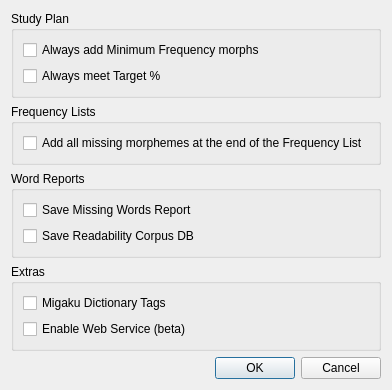
<?xml version="1.0" encoding="UTF-8"?>
<ui version="4.0">
 <class>ReadabilitySettingsDialog</class>
 <widget class="QDialog" name="ReadabilitySettingsDialog">
  <property name="geometry">
   <rect>
    <x>0</x>
    <y>0</y>
    <width>377</width>
    <height>340</height>
   </rect>
  </property>
  <property name="windowTitle">
   <string>Advanced Settings</string>
  </property>
  <property name="sizeGripEnabled">
   <bool>false</bool>
  </property>
  <property name="modal">
   <bool>true</bool>
  </property>
  <layout class="QVBoxLayout" name="verticalLayout_3">
   <item>
    <widget class="QGroupBox" name="studyPlanGroup">
     <property name="title">
      <string>Study Plan</string>
     </property>
     <layout class="QVBoxLayout" name="verticalLayout">
      <item>
       <widget class="QCheckBox" name="alwaysAddMinimumFreqCheckBox">
        <property name="minimumSize">
         <size>
          <width>0</width>
          <height>0</height>
         </size>
        </property>
        <property name="toolTip">
         <string>Always add Minimum Frequency morphs to the study plan,
even if it exceeds the readability 'Target %'.</string>
        </property>
        <property name="text">
         <string>Always add Minimum Frequency morphs</string>
        </property>
       </widget>
      </item>
      <item>
       <widget class="QCheckBox" name="alwaysMeetReadTargettCheckBox">
        <property name="minimumSize">
         <size>
          <width>0</width>
          <height>0</height>
         </size>
        </property>
        <property name="toolTip">
         <string>Always add enough morphs to the Study Plan to meet the readability 'Target %'
even if morphemes are below the 'Minimum Frequency'.

'Minimum Frequency' morphs still take priority.</string>
        </property>
        <property name="text">
         <string>Always meet Target %</string>
        </property>
       </widget>
      </item>
     </layout>
    </widget>
   </item>
   <item>
    <widget class="QGroupBox" name="frequencyListGroup">
     <property name="title">
      <string>Frequency Lists</string>
     </property>
     <layout class="QVBoxLayout" name="verticalLayout_2">
      <item>
       <widget class="QCheckBox" name="fillAllMorphsCheckBox">
        <property name="minimumSize">
         <size>
          <width>0</width>
          <height>0</height>
         </size>
        </property>
        <property name="toolTip">
         <string>When generating a study plan, by default only those morphemes that are in the plan are added to your 'frequency.txt'.
This option includes all other morphemes at the your frequency list, enabling you to study ahead if desired.</string>
        </property>
        <property name="statusTip">
         <string/>
        </property>
        <property name="text">
         <string>Add all missing morphemes at the end of the Frequency List</string>
        </property>
       </widget>
      </item>
     </layout>
    </widget>
   </item>
   <item>
    <widget class="QGroupBox" name="wordReportGroup">
     <property name="title">
      <string>Word Reports</string>
     </property>
     <layout class="QVBoxLayout" name="verticalLayout_5">
      <item>
       <widget class="QCheckBox" name="saveMissingWordsCheckBox">
        <property name="toolTip">
         <string>Save a report including any unknown morphs in the Master Frequency List.

Outputs:
 - missing_master_word_report.txt</string>
        </property>
        <property name="text">
         <string>Save Missing Words Report</string>
        </property>
       </widget>
      </item>
      <item>
       <widget class="QCheckBox" name="saveReadabilityDBCheckBox">
        <property name="toolTip">
         <string>Generare a readability corpus database.

Outputs:
 - word_corpus.corpusdb</string>
        </property>
        <property name="text">
         <string>Save Readability Corpus DB</string>
        </property>
       </widget>
      </item>
     </layout>
    </widget>
   </item>
   <item>
    <widget class="QGroupBox" name="extrasGroup">
     <property name="title">
      <string>Extras</string>
     </property>
     <layout class="QVBoxLayout" name="verticalLayout_4">
      <item>
       <widget class="QCheckBox" name="migakuDictionaryTagsCheckBox">
        <property name="toolTip">
         <string>Add MorphMan frequency tags to Migaku Dictionary entries.
Requires Migaku Dictionary to be installed.</string>
        </property>
        <property name="text">
         <string>Migaku Dictionary Tags</string>
        </property>
        <property name="checked">
         <bool>false</bool>
        </property>
       </widget>
      </item>
      <item>
       <widget class="QCheckBox" name="webServiceCheckBox">
        <property name="minimumSize">
         <size>
          <width>0</width>
          <height>0</height>
         </size>
        </property>
        <property name="toolTip">
         <string>Enables a WebSocket Service, allowing external apps to use MorphMan services.
Requires re-opening the Readability Analyzer to take effect.</string>
        </property>
        <property name="statusTip">
         <string/>
        </property>
        <property name="text">
         <string>Enable Web Service (beta)</string>
        </property>
       </widget>
      </item>
     </layout>
    </widget>
   </item>
   <item>
    <spacer name="verticalSpacer">
     <property name="orientation">
      <enum>Qt::Vertical</enum>
     </property>
     <property name="sizeHint" stdset="0">
      <size>
       <width>20</width>
       <height>40</height>
      </size>
     </property>
    </spacer>
   </item>
   <item>
    <widget class="QDialogButtonBox" name="buttonBox">
     <property name="orientation">
      <enum>Qt::Horizontal</enum>
     </property>
     <property name="standardButtons">
      <set>QDialogButtonBox::Cancel|QDialogButtonBox::Ok</set>
     </property>
    </widget>
   </item>
  </layout>
 </widget>
 <resources/>
 <connections>
  <connection>
   <sender>buttonBox</sender>
   <signal>accepted()</signal>
   <receiver>ReadabilitySettingsDialog</receiver>
   <slot>accept()</slot>
   <hints>
    <hint type="sourcelabel">
     <x>248</x>
     <y>254</y>
    </hint>
    <hint type="destinationlabel">
     <x>157</x>
     <y>274</y>
    </hint>
   </hints>
  </connection>
  <connection>
   <sender>buttonBox</sender>
   <signal>rejected()</signal>
   <receiver>ReadabilitySettingsDialog</receiver>
   <slot>reject()</slot>
   <hints>
    <hint type="sourcelabel">
     <x>316</x>
     <y>260</y>
    </hint>
    <hint type="destinationlabel">
     <x>286</x>
     <y>274</y>
    </hint>
   </hints>
  </connection>
 </connections>
</ui>
